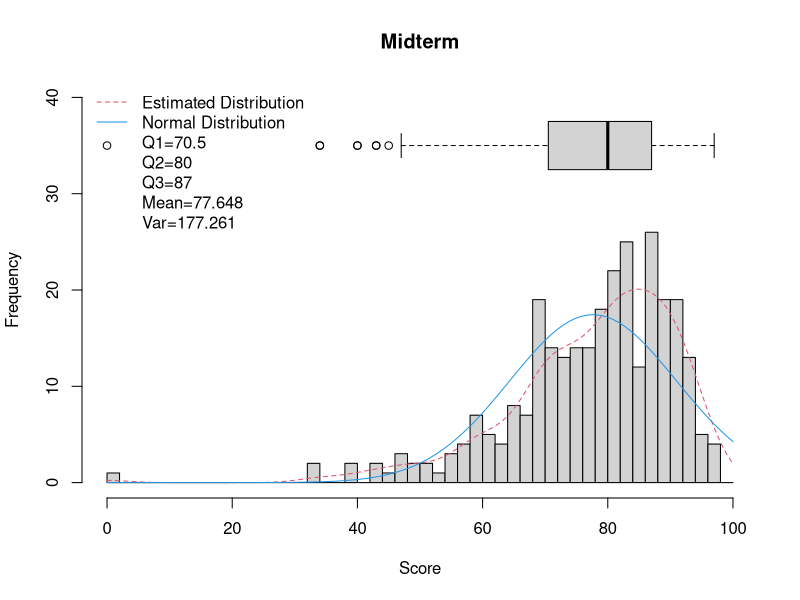

The R script that drew this image:
library(data.table)
library(dplyr)
library(tidyr)
library(ggplot2)


dt <- fread(
  "example.csv",
  header = TRUE,
  stringsAsFactors = FALSE
)

plot_grade <- function(data, main, from, to, at, bins = 21) {
  hist(
    data,
    breaks = seq(from, to, length.out = bins),
    main = main,
    xlab = "Score",
    xlim = c(from, to),
    ylim = c(0, at + 10)
  )
  
  boxplot(
    data,
    at = at + 5,
    boxwex = 10,
    horizontal = TRUE,
    add = TRUE,
    axes = FALSE
  )
  
  trans <- length(data) * (to - from) / (bins - 1)
  est <- density (data , from = from, to = to)
  est$y <- est$y * trans
  lines (est , col = 2 , lty = 2)
  
  lines ({
    tmp = seq(from, to, length.out = 100)
  },
  dnorm (tmp , mean = mean (data) , sd = sd (data)) * trans,
  col = 4)
  
  Q1 <- paste("Q1=", round(quantile(data, 0.25), 3), sep="")
  Q2 <- paste("Q2=", round(median(data), 3), sep="")
  Q3 <- paste("Q3=", round(quantile(data, 0.75), 3), sep="")
  Mean <- paste("Mean=", round(mean(data), 3), sep="")
  Var <- paste("Var=", round(var(data), 3), sep="")
  
  legend (
    "topleft" ,
    legend = c ("Estimated Distribution" ,
                "Normal Distribution", 
                Q1, Q2, Q3, Mean, Var) ,
    col = c (2, 4, 0, 0, 0, 0, 0) ,
    lty = c (2, 1, 0, 0, 0, 0, 0),
    bty = 'n'
  )
  
}

pdf(file = "distribution.pdf")
plot_grade(dt$midterm, "Midterm", 0, 100, 30, 51)
dev.off()

